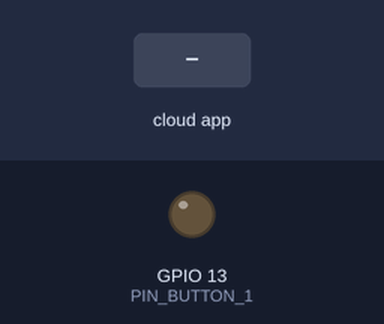
Recording of a sketch running on a simulated ESP32. Parts: output pins drawn as LEDs (lit = HIGH). The inputs (shaded band) are chosen by the test bench. The RemoteXY app is connected.

Above: at 1.2 s.
1.3 s: the phone or cloud app sets button_1 to 1
At 2.2 s:
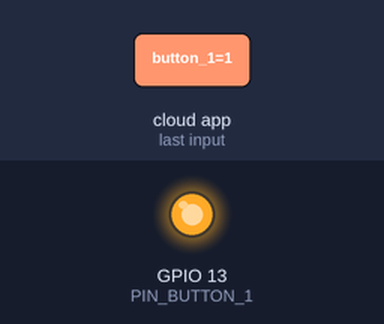
5.8 s: the phone or cloud app sets switch_1 to 0
7.3 s: the phone or cloud app sets button_1 to 0
At 7.9 s:
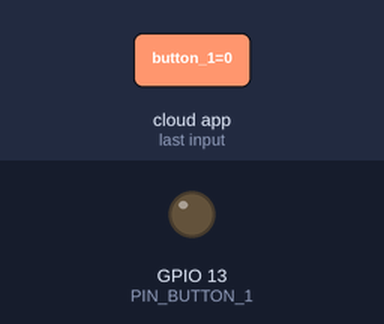
Timing chart, 0 to 9.8 s (numbered marks = the images above; inputs shaded):
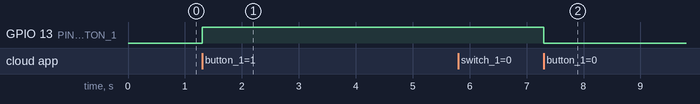

The sketch:

WiFi_cloud.ino
```cpp
// (licence header left out)
//////////////////////////////////////////////
//        RemoteXY include library          //
//////////////////////////////////////////////

// RemoteXY select connection mode and include library
#define REMOTEXY_MODE__ESP32CORE_WIFI_CLOUD
#include <WiFi.h>

#include <RemoteXY.h>

// RemoteXY connection settings
#define REMOTEXY_WIFI_SSID "27802"
#define REMOTEXY_WIFI_PASSWORD "3d90f44d"
#define REMOTEXY_CLOUD_SERVER "cloud.remotexy.com"
#define REMOTEXY_CLOUD_PORT 6376
#define REMOTEXY_CLOUD_TOKEN "d6513b2044c18aea49e3ddd1abbab9f7"


// RemoteXY configurate
#pragma pack(push, 1)
uint8_t RemoteXY_CONF[] =
  { 255,5,0,0,0,58,0,13,13,1,
  1,0,4,49,12,12,2,31,49,0,
  4,128,4,32,50,7,2,26,2,0,
  11,13,40,13,2,26,31,31,79,78,
  0,79,70,70,0,1,0,23,49,12,
  12,2,31,50,0,1,0,44,49,12,
  12,2,31,51,0 };

// this structure defines all the variables and events of your control interface
struct {

    // input variables
  uint8_t button_1; // =1 if button pressed, else =0
  int8_t slider_1; // =0..100 slider position
  uint8_t switch_1; // =1 if switch ON and =0 if OFF
  uint8_t button_2; // =1 if button pressed, else =0
  uint8_t button_3; // =1 if button pressed, else =0

    // other variable
  uint8_t connect_flag;  // =1 if wire connected, else =0

} RemoteXY;
#pragma pack(pop)

/////////////////////////////////////////////
//           END RemoteXY include          //
/////////////////////////////////////////////

#define PIN_BUTTON_1 13
#define RXp2 16
#define TXp2 17
int isRun=0;
int slider=0;

void setup()
{
  RemoteXY_Init ();

  pinMode (PIN_BUTTON_1, OUTPUT);

  // TODO you setup code
  Serial.begin(9600);
  Serial2.begin(9600, SERIAL_8N1, RXp2, TXp2);
}

void senddata(char key, int val)
{
  Serial2.print(key);
  Serial2.print(val);
}

void loop()
{
  char key;
  int val;
  RemoteXY_Handler ();

  // Вкл/Выкл
  if (RemoteXY.switch_1==1 and isRun==0) {
    senddata('f',0);
    isRun=1;
    digitalWrite(PIN_BUTTON_1, HIGH);
    Serial.println("f");
  }
  if (RemoteXY.switch_1==0 and isRun==1) {
    senddata('r',0);
    isRun=0;
    digitalWrite(PIN_BUTTON_1, LOW);
    Serial.println("r");
  }

  // Скорость
  if (RemoteXY.slider_1!=slider) {
    val=map(RemoteXY.slider_1,0,100,0,255);
    senddata('s',val);
    slider=RemoteXY.slider_1;
    Serial.println("s - "+String(val, DEC));
  }


  digitalWrite(PIN_BUTTON_1, (RemoteXY.button_1==0)?LOW:HIGH);

  // TODO you loop code
  // use the RemoteXY structure for data transfer
  // do not call delay()


}
```

Measured:
- after the input at 1.3 s, GPIO 13 (PIN_BUTTON_1): LOW → HIGH at once
- after the input at 5.8 s, every drawn part: stays the same
- after the input at 7.3 s, GPIO 13 (PIN_BUTTON_1): HIGH → LOW at once
